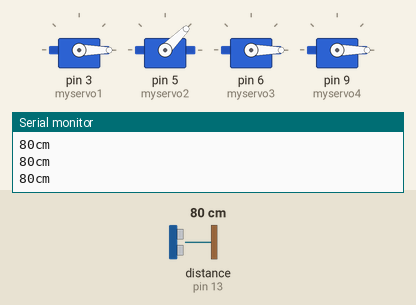
Simulated run of this sketch. Board: Arduino Uno, built with avr-gcc and run on an emulated ATmega328P. Shown: 4 × servo, the last lines printed to the serial monitor. Wiring (inferred from the names in the program): ultrasonic range finder: trigger pin 13; echo pin 13. The inputs (shaded band) are chosen by the test bench; at power-on: distance to the obstacle (sensor on pin 13) 80 cm. The echo pulse lasts 58.3 µs per cm.

Above: at 1.3 s.
1.4 s: distance to the obstacle (sensor on pin 13) set to 12 cm
2.9 s: distance to the obstacle (sensor on pin 13) set to 9 cm
At 4.0 s:
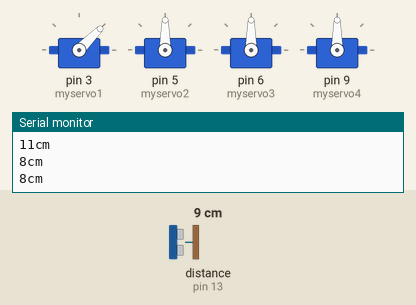
4.5 s: distance to the obstacle (sensor on pin 13) set to 18 cm
At 5.4 s:
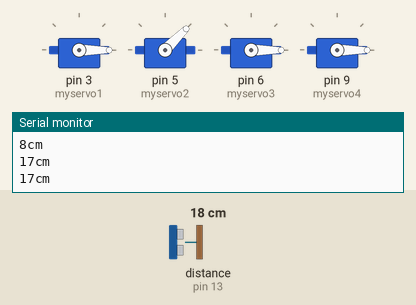
6.0 s: distance to the obstacle (sensor on pin 13) set to 2 cm
At 6.7 s:
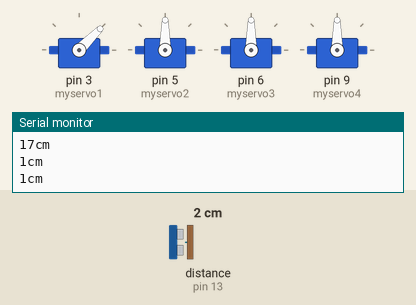
Timing chart, 0 to 8.5 s (numbered marks = the images above; inputs shaded):
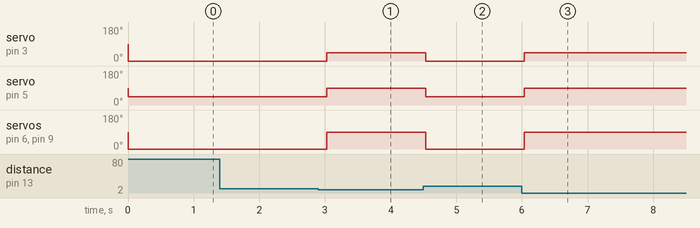

Measured:
- the behaviour switches between 11 and 10 cm on distance to the obstacle (sensor on pin 13) (found by bisection; images 0 and 1)
- after the input at 2.9 s, servo on pin 3 (myservo1): 0° → 45° after 0.13 s; servo on pin 5 (myservo2): 45° → 90° after 0.13 s; servo on pin 6 (myservo3), servo on pin 9 (myservo4): 0° → 90° after 0.13 s
- after the input at 4.5 s, servo on pin 3 (myservo1): 45° → 0° at once; servo on pin 5 (myservo2): 90° → 45° at once; servo on pin 6 (myservo3), servo on pin 9 (myservo4): 90° → 0° at once
- after the input at 6.0 s, servo on pin 3 (myservo1): 0° → 45° at once; servo on pin 5 (myservo2): 45° → 90° at once; servo on pin 6 (myservo3), servo on pin 9 (myservo4): 0° → 90° at once

The sketch:

haunted_house.ino
```cpp
//  Created 01 October 2014 by Daniah Saimaldahar
//  Modified by:
//  Glen Zhang
//  Jenna Li
//  David A. Mellis

//pin which triggers ultrasonic sound
const int pingPin = 13;

//range in cm which is considered safe to enter, anything
//coming within less than 10 cm triggers the servo
int safeZone = 10 ;

#include <Servo.h>

Servo myservo1;   // create servo object to control a servo
Servo myservo2;  // a maximum of eight servo objects can be created
Servo myservo3;
Servo myservo4;

int pos = 0;

void setup()
{
  // initialize serial communication
  Serial.begin(9600);
  myservo1.attach(3);
  myservo2.attach(5);
  myservo3.attach(6);
  myservo4.attach(9);
}

void loop()
{
  //raw duration in milliseconds, cm is the
  //converted amount into a distance
  long duration, cm;

  //initializing the pin states
  pinMode(pingPin, OUTPUT);


  //sending the signal, starting with LOW for a clean signal
  digitalWrite(pingPin, LOW);
  delayMicroseconds(2);
  digitalWrite(pingPin, HIGH);
  delayMicroseconds(5);
  digitalWrite(pingPin, LOW);

  //setting up the input pin, and receiving the duration in
  //microseconds for the sound to bounce off the object infront
  pinMode(pingPin, INPUT);
  duration = pulseIn(pingPin, HIGH);

  // convert the time into a distance
  cm = microsecondsToCentimeters(duration);

  //printing the current readings to ther serial display
  Serial.print(cm);
  Serial.print("cm");
  Serial.println();


  if (cm > safeZone)
  {

    for(pos = 45; pos>= 0; pos-= 45)  // goes from 0 degrees to 45 degrees

      myservo1.write(pos);
    myservo2.write(pos+90);
    myservo3.write(pos);
    myservo4.write(pos);
  }
  // tell servo to go to position in variable 'pos'
  else if (cm < safeZone) {
    for(pos = 0; pos <= 45; pos += 45)     // goes from 45 degrees to 0 degrees
      myservo1.write(pos);              // tell servo to go to position in variable 'pos'
    myservo2.write(pos);
    myservo3.write(pos);
    myservo4.write(pos);
  }
  delay(500);
}


long microsecondsToCentimeters(long microseconds)
{

  return microseconds / 29 / 2;
}
```
